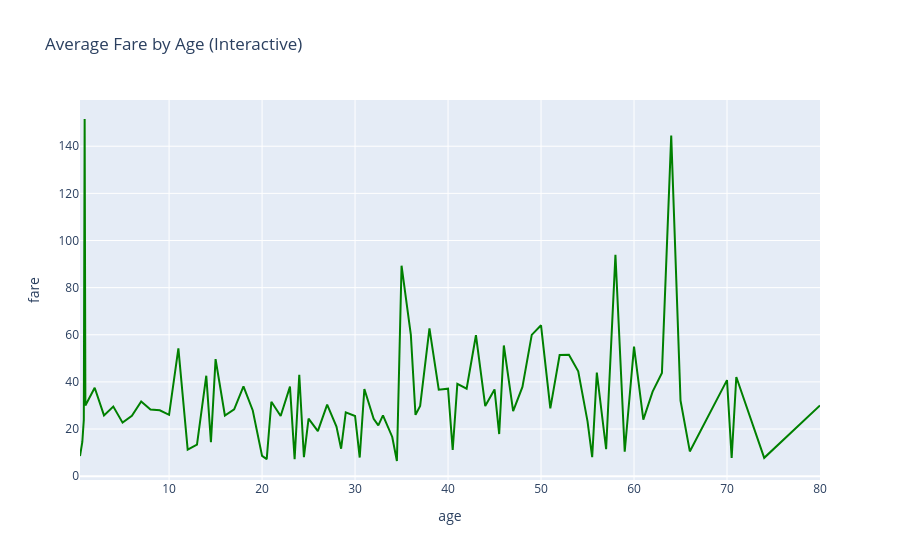

Notebook source saved alongside this figure:
### Code cell
# 2. Interactive Line Chart

avg_fare_by_age = df.groupby("age", as_index=False)["fare"].mean()
fig_line = px.line(
    avg_fare_by_age,
    x="age",
    y="fare",
    color_discrete_sequence=["green"],
    hover_data=["fare"],
    title="Average Fare by Age (Interactive)"
)
fig_line.write_html("line_chart.html")
fig_line.show()

### Figure 1 — Plotly figure (JSON) as saved in the notebook; plotly's stock layout.template omitted (floating-point values rounded to 4 significant figures)
{"data": [{"hovertemplate": "age=%{x}<br>fare=%{y}<extra></extra>", "legendgroup": "", "line": {"color": "green", "dash": "solid"}, "marker": {"symbol": "circle"}, "mode": "lines", "name": "", "orientation": "v", "showlegend": false, "type": "scatter", "x": [0.42, 0.67, 0.75, 0.83, 0.92, 1.0, 2.0, 3.0, 4.0, 5.0, 6.0, 7.0, 8.0, 9.0, 10.0, 11.0, 12.0, 13.0, 14.0, 14.5, 15.0, 16.0, 17.0, 18.0, 19.0, 20.0, 20.5, 21.0, 22.0, 23.0, 23.5, 24.0, 24.5, 25.0, 26.0, 27.0, 28.0, 28.5, 29.0, 30.0, 30.5, 31.0, 32.0, 32.5, 33.0, 34.0, 34.5, 35.0, 36.0, 36.5, 37.0, 38.0, 39.0, 40.0, 40.5, 41.0, 42.0, 43.0, 44.0, 45.0, 45.5, 46.0, 47.0, 48.0, 49.0, 50.0, 51.0, 52.0, 53.0, 54.0, 55.0, 55.5, 56.0, 57.0, 58.0, 59.0, 60.0, 61.0, 62.0, 63.0, 64.0, 65.0, 66.0, 70.0, 70.5, 71.0, 74.0, 80.0], "xaxis": "x", "y": [8.517, 14.5, 19.26, 23.88, 151.6, 30.01, 37.54, 25.78, 29.54, 22.72, 25.58, 31.69, 28.3, 27.94, 26.02, 54.24, 11.24, 13.36, 42.63, 14.45, 49.66, 25.75, 28.39, 38.06, 27.87, 8.624, 7.25, 31.57, 25.5, 37.99, 7.229, 43.04, 8.05, 24.42, 19.09, 30.36, 21.02, 11.66, 27.09, 25.54, 7.9, 37.01, 24.32, 21.54, 25.83, 16.64, 6.438, 89.31, 59.96, 26.0, 29.81, 62.75, 36.66, 37.11, 11.12, 39.19, 37.13, 59.8, 29.76, 36.82, 17.86, 55.46, 27.6, 37.89, 59.93, 64.03, 28.75, 51.4, 51.48, 44.48, 23.25, 8.05, 43.98, 11.43, 93.9, 10.38, 55.0, 24.02, 35.9, 43.77, 144.5, 32.09, 10.5, 40.75, 7.75, 42.08, 7.775, 30.0], "yaxis": "y"}], "layout": {"autosize": true, "legend": {"tracegroupgap": 0}, "title": {"text": "Average Fare by Age (Interactive)"}, "xaxis": {"anchor": "y", "autorange": true, "domain": [0, 1], "range": [0.42, 80], "title": {"text": "age"}, "type": "linear"}, "yaxis": {"anchor": "x", "autorange": true, "domain": [0, 1], "range": [-1.624, 159.6], "title": {"text": "fare"}, "type": "linear"}}}
